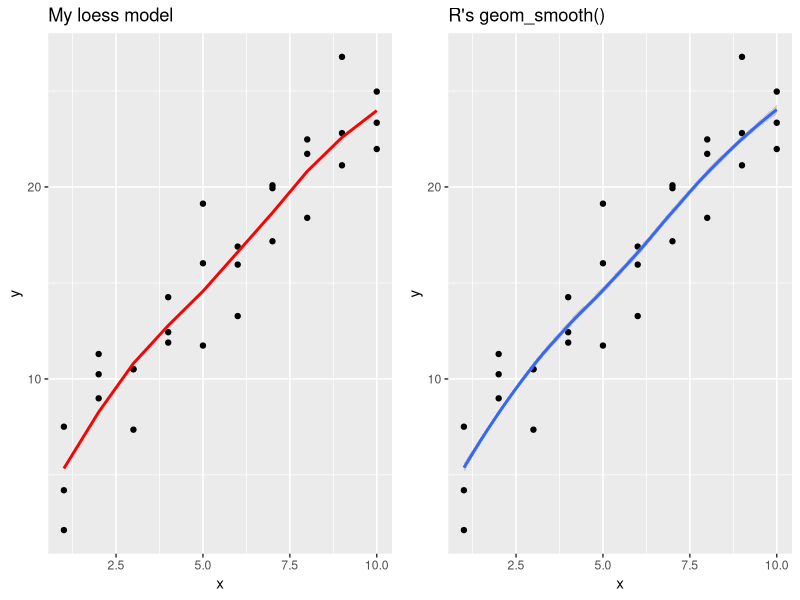
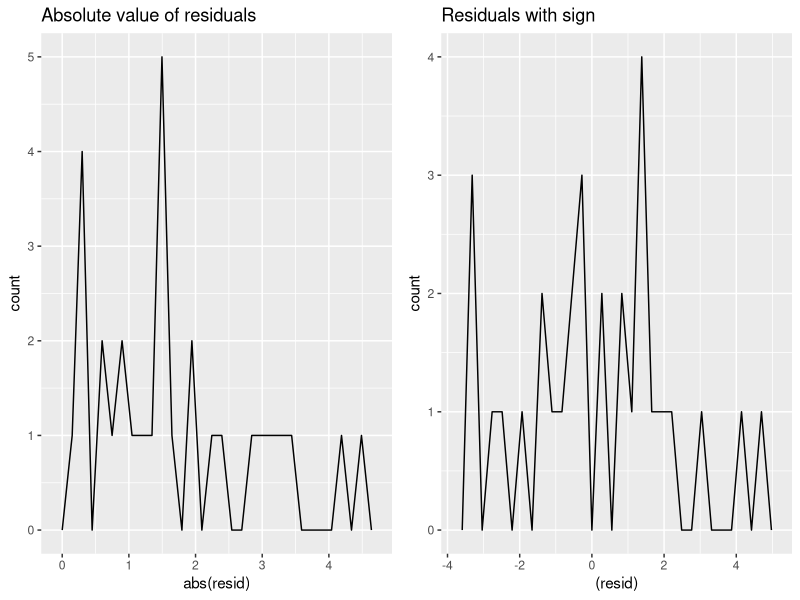
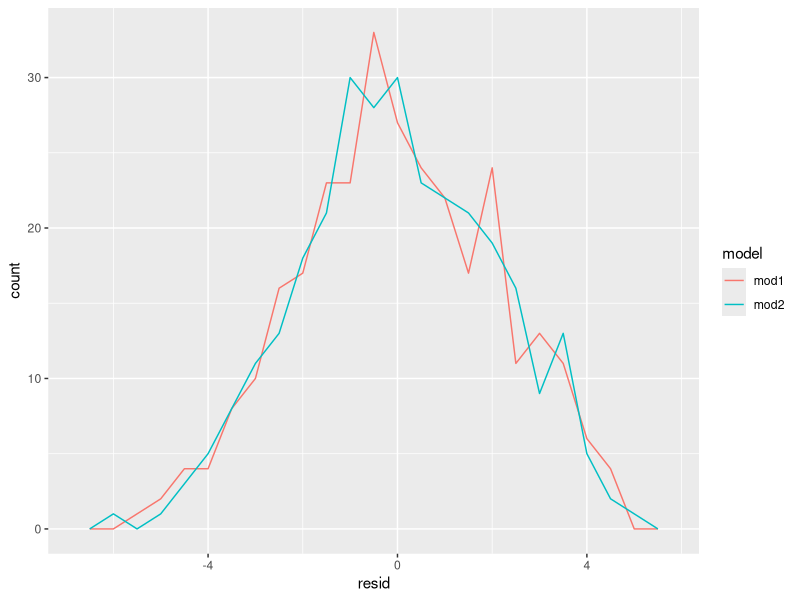
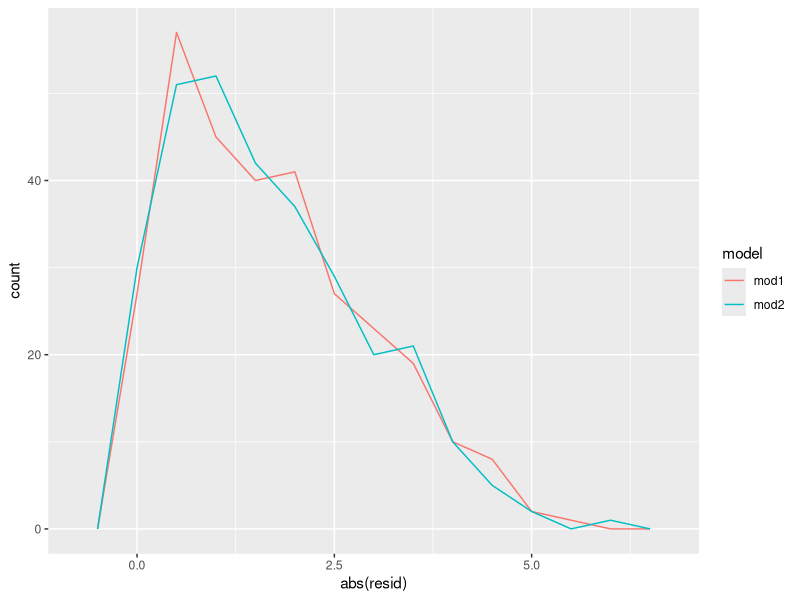

These charts were generated, in order, by the following R code:
## ---- chunk 1
knitr::opts_chunk$set(echo = TRUE)
## ---- chunk 2
library(tidyverse)
library(modelr)
## ---- chunk 3
#--> Load in data
data("sim1")

#--> Model fitting
sim1_loess <- loess(y ~ x, data = sim1)

#--> Grid generation
grid <- sim1 %>%
  data_grid(x)

#--> Add predictions to grid
grid <- grid %>%
  add_predictions(sim1_loess)

#--> Visualization
p1 <- ggplot(data = sim1, aes(x = x)) +
    geom_point(aes(y = y)) +
    geom_line(data = grid, aes(y = pred), color = "red", size = 1) +
    ggtitle("My loess model")

p2 <- ggplot(data = sim1, aes(x = x)) +
    geom_point(aes(y = y)) +
    geom_smooth(data = grid, aes(y = pred)) +
    ggtitle("R's geom_smooth()")

library(gridExtra)
grid.arrange(grobs = list(p1,p2), ncol = 2)

## ---- chunk 4
#--> Fit residuals and plot
sim1 <- sim1 %>%
  add_residuals(sim1_loess)

p1 <- ggplot(sim1, aes(x = abs(resid))) +
  geom_freqpoly() +
  ggtitle("Absolute value of residuals")

p2 <- ggplot(sim1, aes(x = (resid))) +
  geom_freqpoly() +
  ggtitle("Residuals with sign")

grid.arrange(grobs = list(p1,p2), ncol = 2)
## ---- chunk 5
#--> Load data
data("sim2")

#--> Model without intercept, drop 1s in the beginning
mod2.1 <- lm(y ~ x, data = sim2) #original
mod2.2 <- lm(y ~ x - 1, data = sim2) #no intercept

mod2.1
mod2.2

#--> Compare using grid
grid <- sim2 %>%
  data_grid(x) %>%
  spread_predictions(mod2.1, mod2.2)

grid
## ---- chunk 6
#--> Load data
data("sim4")

#--> Fit models
mod1 <- lm(y ~ x1 + x2, data = sim4)
mod2 <- lm(y ~ x1 * x2, data = sim4)

#--> Add residuals
sim4_mods <- gather_residuals(sim4, mod1, mod2)

#--> Plot residuals
ggplot(sim4_mods, aes(x = resid, colour = model)) +
  geom_freqpoly(binwidth = 0.5) #standard in this chptr

#--> Plot absolute values
ggplot(sim4_mods, aes(x = abs(resid), colour = model)) +
  geom_freqpoly(binwidth = 0.5)

#--> Look at standard deviation
sim4_mods %>%
  group_by(model) %>%
  summarise(resid = sd(resid))
